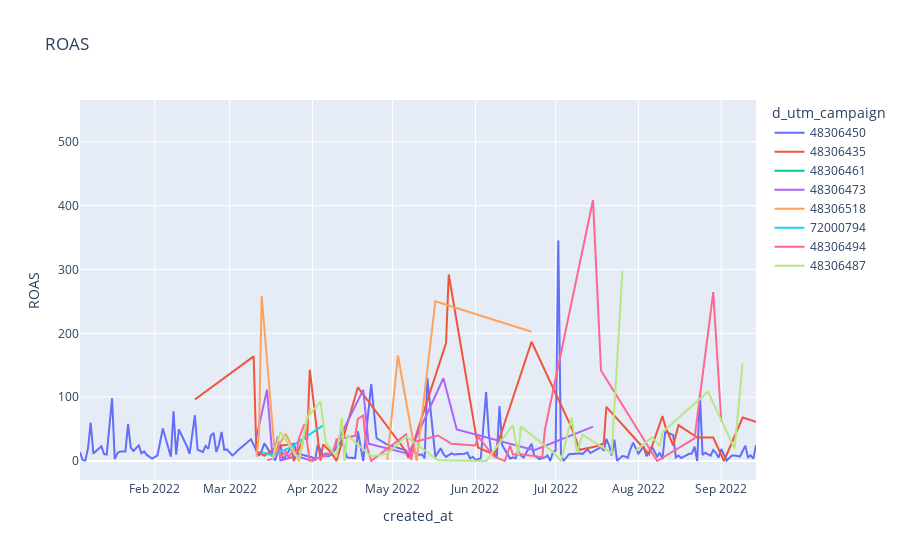

Notebook code for this chart:
### Code cell
fig = px.line(aggregated, x="created_at", y="ROAS", color="d_utm_campaign",
              title="ROAS")
fig.show()

### Figure 1 — Plotly figure (JSON) as saved in the notebook; plotly's stock layout.template omitted (floating-point values rounded to 4 significant figures; data arrays with more than 128 entries replaced by an {"elided": "..."} marker saying what was removed)
{"data": [{"hovertemplate": "d_utm_campaign=48306450<br>created_at=%{x}<br>ROAS=%{y}<extra></extra>", "legendgroup": "48306450", "line": {"color": "#636efa", "dash": "solid"}, "marker": {"symbol": "circle"}, "mode": "lines", "name": "48306450", "orientation": "v", "showlegend": true, "type": "scatter", "x": {"elided": "172 str values"}, "xaxis": "x", "y": {"elided": "172 float values"}, "yaxis": "y"}, {"hovertemplate": "d_utm_campaign=48306435<br>created_at=%{x}<br>ROAS=%{y}<extra></extra>", "legendgroup": "48306435", "line": {"color": "#EF553B", "dash": "solid"}, "marker": {"symbol": "circle"}, "mode": "lines", "name": "48306435", "orientation": "v", "showlegend": true, "type": "scatter", "x": ["2022-01-24T00:00:00", "2022-02-16T00:00:00", "2022-03-10T00:00:00", "2022-03-11T00:00:00", "2022-03-14T00:00:00", "2022-03-19T00:00:00", "2022-03-24T00:00:00", "2022-03-25T00:00:00", "2022-03-29T00:00:00", "2022-03-30T00:00:00", "2022-03-31T00:00:00", "2022-04-04T00:00:00", "2022-04-05T00:00:00", "2022-04-08T00:00:00", "2022-04-10T00:00:00", "2022-04-18T00:00:00", "2022-05-05T00:00:00", "2022-05-07T00:00:00", "2022-05-21T00:00:00", "2022-05-22T00:00:00", "2022-06-02T00:00:00", "2022-06-08T00:00:00", "2022-06-22T00:00:00", "2022-07-07T00:00:00", "2022-07-10T00:00:00", "2022-07-16T00:00:00", "2022-07-19T00:00:00", "2022-07-20T00:00:00", "2022-08-05T00:00:00", "2022-08-10T00:00:00", "2022-08-11T00:00:00", "2022-08-14T00:00:00", "2022-08-16T00:00:00", "2022-08-23T00:00:00", "2022-08-29T00:00:00", "2022-09-02T00:00:00", "2022-09-09T00:00:00", "2022-09-14T00:00:00"], "xaxis": "x", "y": [null, 96.37, 163.8, 15.66, 8.251, 22.99, 26.44, 0, 38.74, 32.05, 142.8, 0.4486, 26.06, 13.34, 0, 115.4, 20.72, 4.713, 184.6, 292.1, 21.0, 10.12, 186.8, 51.76, 17.63, 22.62, 27.34, 84.81, 10.55, 70.37, 54.96, 24.3, 56.08, 36.83, 36.74, 0, 68.09, 61.25], "yaxis": "y"}, {"hovertemplate": "d_utm_campaign=48306461<br>created_at=%{x}<br>ROAS=%{y}<extra></extra>", "legendgroup": "48306461", "line": {"color": "#00cc96", "dash": "solid"}, "marker": {"symbol": "circle"}, "mode": "lines", "name": "48306461", "orientation": "v", "showlegend": true, "type": "scatter", "x": ["2022-03-11T00:00:00"], "xaxis": "x", "y": [null], "yaxis": "y"}, {"hovertemplate": "d_utm_campaign=48306473<br>created_at=%{x}<br>ROAS=%{y}<extra></extra>", "legendgroup": "48306473", "line": {"color": "#ab63fa", "dash": "solid"}, "marker": {"symbol": "circle"}, "mode": "lines", "name": "48306473", "orientation": "v", "showlegend": true, "type": "scatter", "x": ["2022-03-11T00:00:00", "2022-03-15T00:00:00", "2022-03-17T00:00:00", "2022-03-18T00:00:00", "2022-03-19T00:00:00", "2022-03-20T00:00:00", "2022-03-26T00:00:00", "2022-04-01T00:00:00", "2022-04-06T00:00:00", "2022-04-08T00:00:00", "2022-04-20T00:00:00", "2022-04-22T00:00:00", "2022-05-07T00:00:00", "2022-05-20T00:00:00", "2022-05-25T00:00:00", "2022-06-23T00:00:00", "2022-07-15T00:00:00", "2022-07-30T00:00:00", "2022-09-13T00:00:00"], "xaxis": "x", "y": [36.49, 111.8, 8.17, 18.17, 38.08, 0.7292, 7.74, 0, 11.77, 10.12, 111.5, 27.07, 11.16, 129.6, 49.37, 16.95, 53.85, null, 535.6], "yaxis": "y"}, {"hovertemplate": "d_utm_campaign=48306518<br>created_at=%{x}<br>ROAS=%{y}<extra></extra>", "legendgroup": "48306518", "line": {"color": "#FFA15A", "dash": "solid"}, "marker": {"symbol": "circle"}, "mode": "lines", "name": "48306518", "orientation": "v", "showlegend": true, "type": "scatter", "x": ["2022-03-11T00:00:00", "2022-03-12T00:00:00", "2022-03-13T00:00:00", "2022-03-18T00:00:00", "2022-03-19T00:00:00", "2022-03-22T00:00:00", "2022-03-27T00:00:00", "2022-03-31T00:00:00", "2022-04-07T00:00:00", "2022-04-29T00:00:00", "2022-05-03T00:00:00", "2022-05-10T00:00:00", "2022-05-17T00:00:00", "2022-06-22T00:00:00"], "xaxis": "x", "y": [6.42, 42.34, 258.4, 7.704, 22.61, 42.47, 0, 84.08, null, 1.587, 165.3, 0.3145, 250.1, 202.4], "yaxis": "y"}, {"hovertemplate": "d_utm_campaign=72000794<br>created_at=%{x}<br>ROAS=%{y}<extra></extra>", "legendgroup": "72000794", "line": {"color": "#19d3f3", "dash": "solid"}, "marker": {"symbol": "circle"}, "mode": "lines", "name": "72000794", "orientation": "v", "showlegend": true, "type": "scatter", "x": ["2022-03-13T00:00:00", "2022-03-17T00:00:00", "2022-03-25T00:00:00", "2022-03-26T00:00:00", "2022-04-05T00:00:00"], "xaxis": "x", "y": [13.94, 8.872, 23.72, 28.03, 55.77], "yaxis": "y"}, {"hovertemplate": "d_utm_campaign=48306494<br>created_at=%{x}<br>ROAS=%{y}<extra></extra>", "legendgroup": "48306494", "line": {"color": "#FF6692", "dash": "solid"}, "marker": {"symbol": "circle"}, "mode": "lines", "name": "48306494", "orientation": "v", "showlegend": true, "type": "scatter", "x": ["2022-03-15T00:00:00", "2022-03-16T00:00:00", "2022-03-17T00:00:00", "2022-03-19T00:00:00", "2022-03-20T00:00:00", "2022-03-22T00:00:00", "2022-03-23T00:00:00", "2022-03-25T00:00:00", "2022-03-26T00:00:00", "2022-03-27T00:00:00", "2022-03-29T00:00:00", "2022-03-31T00:00:00", "2022-04-07T00:00:00", "2022-04-09T00:00:00", "2022-04-10T00:00:00", "2022-04-17T00:00:00", "2022-04-18T00:00:00", "2022-04-20T00:00:00", "2022-04-21T00:00:00", "2022-04-23T00:00:00", "2022-05-06T00:00:00", "2022-05-08T00:00:00", "2022-05-09T00:00:00", "2022-05-18T00:00:00", "2022-05-23T00:00:00", "2022-06-01T00:00:00", "2022-06-02T00:00:00", "2022-06-08T00:00:00", "2022-06-12T00:00:00", "2022-06-14T00:00:00", "2022-06-15T00:00:00", "2022-06-18T00:00:00", "2022-06-26T00:00:00", "2022-06-27T00:00:00", "2022-07-15T00:00:00", "2022-07-18T00:00:00", "2022-08-08T00:00:00", "2022-08-22T00:00:00", "2022-08-29T00:00:00", "2022-09-01T00:00:00"], "xaxis": "x", "y": [1.38, 2.183, 3.137, 25.97, 5.902, 14.46, 6.728, 16.56, 12.82, 36.34, 57.65, 0.3322, 9.768, 18.27, 33.72, 39.46, 66.19, 71.06, 28.73, 0.1823, 41.35, 1.32, 29.58, 39.96, 26.97, 24.43, 38.29, 6.607, 0, 23.97, 10.32, 10.64, 6.019, 49.19, 408.8, 141.7, 0, 35.43, 264.7, 62.2], "yaxis": "y"}, {"hovertemplate": "d_utm_campaign=48306487<br>created_at=%{x}<br>ROAS=%{y}<extra></extra>", "legendgroup": "48306487", "line": {"color": "#B6E880", "dash": "solid"}, "marker": {"symbol": "circle"}, "mode": "lines", "name": "48306487", "orientation": "v", "showlegend": true, "type": "scatter", "x": ["2022-03-17T00:00:00", "2022-03-20T00:00:00", "2022-03-27T00:00:00", "2022-03-30T00:00:00", "2022-04-04T00:00:00", "2022-04-06T00:00:00", "2022-04-10T00:00:00", "2022-04-12T00:00:00", "2022-04-13T00:00:00", "2022-04-14T00:00:00", "2022-04-23T00:00:00", "2022-04-29T00:00:00", "2022-05-06T00:00:00", "2022-05-18T00:00:00", "2022-06-05T00:00:00", "2022-06-15T00:00:00", "2022-06-17T00:00:00", "2022-06-18T00:00:00", "2022-06-30T00:00:00", "2022-07-03T00:00:00", "2022-07-07T00:00:00", "2022-07-09T00:00:00", "2022-07-11T00:00:00", "2022-07-22T00:00:00", "2022-07-26T00:00:00", "2022-07-29T00:00:00", "2022-07-31T00:00:00", "2022-08-06T00:00:00", "2022-08-09T00:00:00", "2022-08-10T00:00:00", "2022-08-27T00:00:00", "2022-09-06T00:00:00", "2022-09-09T00:00:00"], "xaxis": "x", "y": [2.459, 45.87, 1.964, 68.06, 92.97, 28.61, 6.778, 67.61, 0, 40.19, 7.403, 11.32, 38.44, 0.9832, 0, 56.13, 9.604, 53.81, 14.05, 0, 68.23, 13.17, 41.22, 12.21, 297.5, null, 16.03, 36.95, 23.75, 45.05, 108.6, 19.29, 153.0], "yaxis": "y"}], "layout": {"legend": {"title": {"text": "d_utm_campaign"}, "tracegroupgap": 0}, "title": {"text": "ROAS"}, "xaxis": {"anchor": "y", "domain": [0, 1], "title": {"text": "created_at"}}, "yaxis": {"anchor": "x", "domain": [0, 1], "title": {"text": "ROAS"}}}}
